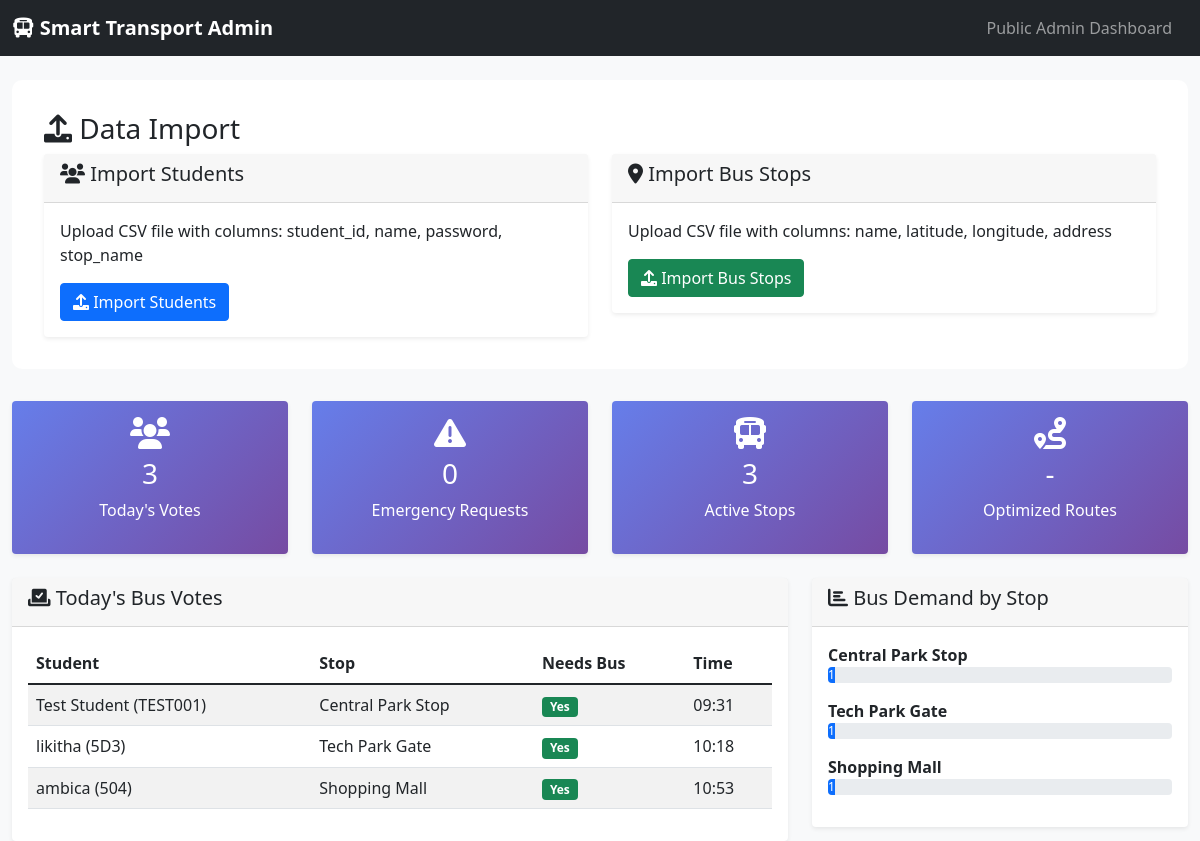
Before: /admin/dashboard with the older database file.
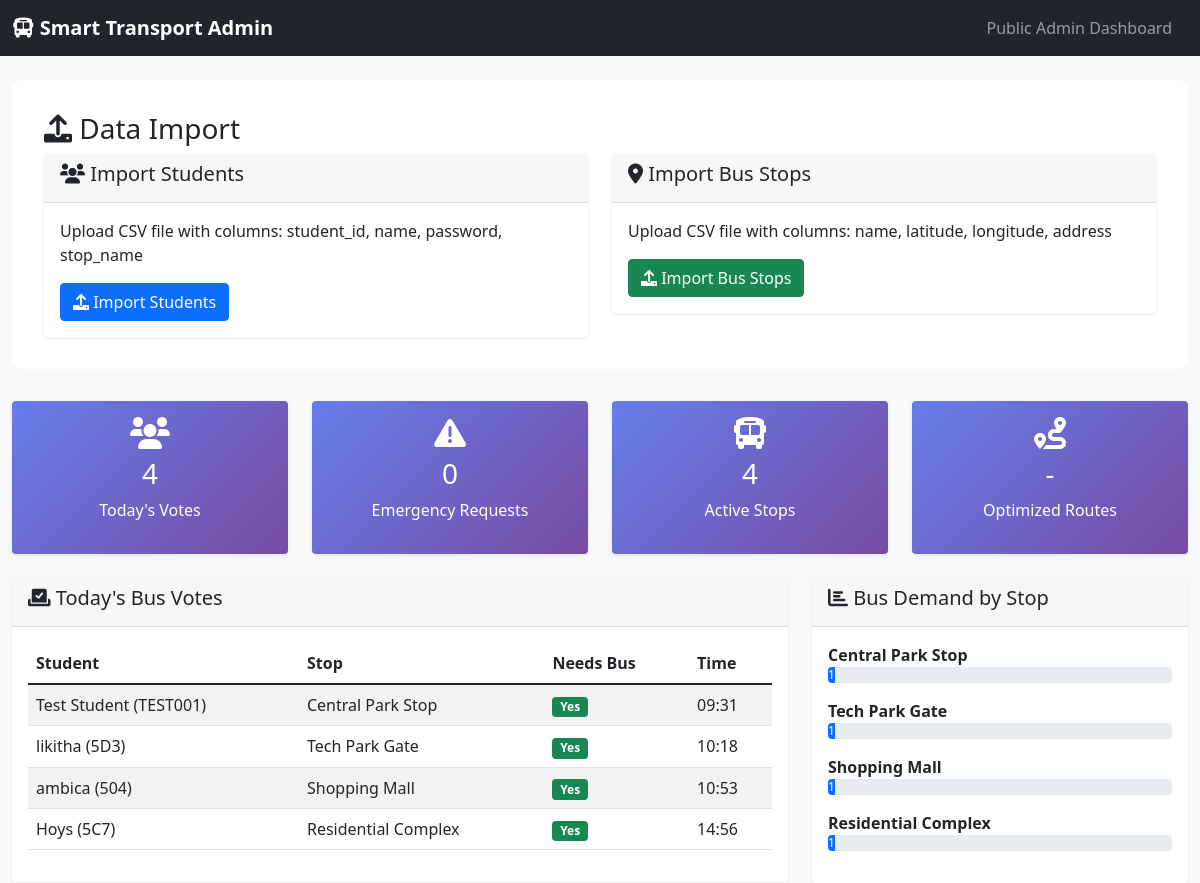
After: the same page with the newer database file.
### app.py (models this page shows)
class DailyVote(db.Model):
    id = db.Column(db.Integer, primary_key=True)
    student_id = db.Column(db.Integer, db.ForeignKey('student.id'), nullable=False)
    vote_date = db.Column(db.Date, nullable=False)
    needs_bus = db.Column(db.Boolean, nullable=False)
    voted_at = db.Column(db.DateTime, default=datetime.utcnow)
    __table_args__ = (db.UniqueConstraint('student_id', 'vote_date', name='unique_daily_vote'),)

class Student(UserMixin, db.Model):
    id = db.Column(db.Integer, primary_key=True)
    student_id = db.Column(db.String(20), unique=True, nullable=False)
    name = db.Column(db.String(100), nullable=False)
    password_hash = db.Column(db.String(120), nullable=False)
    stop_id = db.Column(db.Integer, db.ForeignKey('bus_stop.id'), nullable=False)
    created_at = db.Column(db.DateTime, default=datetime.utcnow)
    stop = db.relationship('BusStop', backref='students')
    votes = db.relationship('DailyVote', backref='student', lazy=True)
    emergency_requests = db.relationship('EmergencyRequest', backref='student', lazy=True)

class BusStop(db.Model):
    id = db.Column(db.Integer, primary_key=True)
    name = db.Column(db.String(100), nullable=False)
    latitude = db.Column(db.Float, nullable=False)
    longitude = db.Column(db.Float, nullable=False)
    address = db.Column(db.String(200))
    created_at = db.Column(db.DateTime, default=datetime.utcnow)

### app.py (the view)
@app.route('/admin/dashboard')
def admin_dashboard_secure():
    today = datetime.now().date()
    votes = db.session.query(DailyVote, Student, BusStop).join(
        Student, DailyVote.student_id == Student.id
    ).join(
        BusStop, Student.stop_id == BusStop.id
    ).filter(DailyVote.vote_date == today).all()
    emergency_requests = db.session.query(EmergencyRequest, Student, BusStop).join(
        Student, EmergencyRequest.student_id == Student.id
    ).join(
        BusStop, EmergencyRequest.stop_id == BusStop.id
    ).filter(
        EmergencyRequest.request_time >= datetime.now() - timedelta(hours=1)
    ).all()
    stop_demands = {}
    for vote, student, stop in votes:
        if vote.needs_bus:
            if stop.id not in stop_demands:
                stop_demands[stop.id] = {
                    'stop': stop,
                    'count': 0,
                    'students': []
                }
            stop_demands[stop.id]['count'] += 1
            stop_demands[stop.id]['students'].append(student)
    return render_template('admin_dashboard_secure.html',
                         votes=votes,
                         emergency_requests=emergency_requests,
                         stop_demands=stop_demands)

### templates/admin_dashboard_secure.html (shortened to what the changed rows need)
<!DOCTYPE html>
<html lang="en">
<head>
    <link href="https://cdn.jsdelivr.net/npm/bootstrap@5.1.3/dist/css/bootstrap.min.css" rel="stylesheet">
    <link href="https://cdnjs.cloudflare.com/ajax/libs/font-awesome/6.0.0/css/all.min.css" rel="stylesheet">
</head>
<body>
    <div class="container-fluid mt-4">
        <div class="row mb-4">
            <div class="col-md-3">
                <div class="card stats-card">
                    <div class="card-body text-center">
                        <i class="fas fa-users fa-2x mb-2"></i>
                        <h3>{{ votes|length }}</h3>
                        <p>Today's Votes</p>
                    </div>
                </div>
            </div>
            <div class="col-md-3">
                <div class="card stats-card">
                    <div class="card-body text-center">
                        <i class="fas fa-bus fa-2x mb-2"></i>
                        <h3>{{ stop_demands|length }}</h3>
                        <p>Active Stops</p>
                    </div>
                </div>
            </div>
        </div>
        <div class="row">
            <div class="col-md-8">
                <div class="card">
                    <div class="card-body">
                        {% if votes %}
                            <div class="table-responsive">
                                <table class="table table-striped">
                                    <thead>
                                        <tr>
                                            <th>Student</th>
                                            <th>Stop</th>
                                            <th>Needs Bus</th>
                                            <th>Time</th>
                                        </tr>
                                    </thead>
                                    <tbody>
                                        {% for vote, student, stop in votes %}
                                        <tr>
                                            <td>{{ student.name }} ({{ student.student_id }})</td>
                                            <td>{{ stop.name }}</td>
                                            <td>
                                                {% if vote.needs_bus %}
                                                    <span class="badge bg-success">Yes</span>
                                                {% else %}
                                                    <span class="badge bg-danger">No</span>
                                                {% endif %}
                                            </td>
                                            <td>{{ vote.voted_at.strftime('%H:%M') }}</td>
                                        </tr>
                                        {% endfor %}
                                    </tbody>
                                </table>
                            </div>
                        {% else %}
                            <p class="text-muted">No votes recorded today.</p>
                        {% endif %}
                    </div>
                </div>
            </div>
            <div class="col-md-4">
                <div class="card">
                    <div class="card-body">
                        {% if stop_demands %}
                            {% for stop_id, data in stop_demands.items() %}
                                <div class="mb-3">
                                    <strong>{{ data.stop.name }}</strong>
                                    <div class="progress">
                                        <div class="progress-bar bg-primary" style="width: {{ (data.count / 50 * 100) }}%">
                                            {{ data.count }} students
                                        </div>
                                    </div>
                                </div>
                            {% endfor %}
                        {% else %}
                            <p class="text-muted">No bus demand data available.</p>
                        {% endif %}
                    </div>
                </div>
            </div>
        </div>
    </div>
</body>
</html>

Changed rows visible on the page:
added DailyVote: name "Hoys", student_id "5C7", name "Residential Complex", needs_bus "Yes", voted_at "14:56"
now on this page (row unchanged): BusStop: stop.name "Residential Complex"
Other visible differences:
{{ votes|length }}: "3" → "4"
{{ stop_demands|length }}: "3" → "4"
new list line: "1…"
